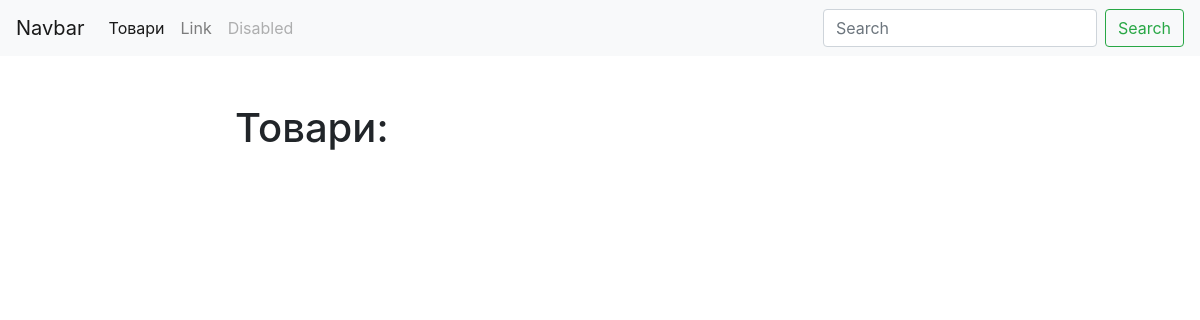
Page /storage/ on the earlier database version.
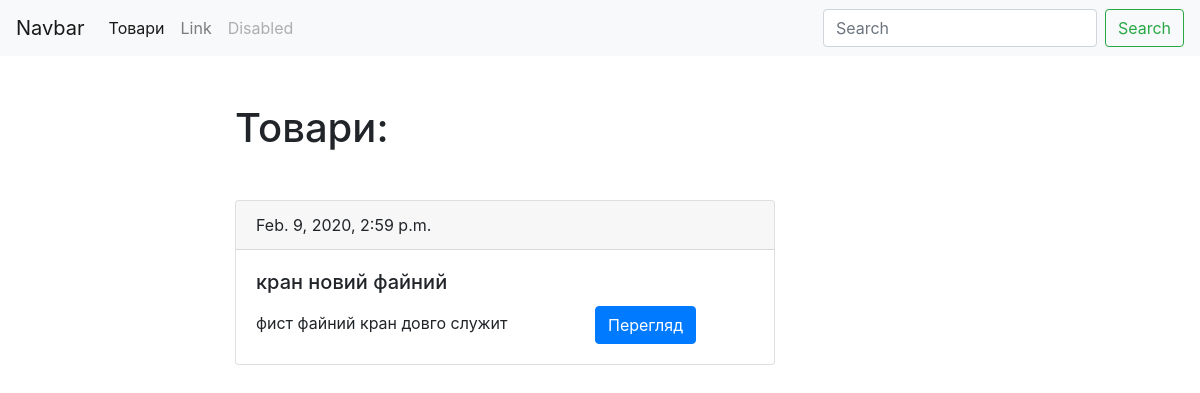
Same page on the later database version.
### storage/models.py (models this page shows, shortened)
class Product(models.Model):
    title = models.CharField(max_length=150, db_index=True)
    slug = models.SlugField(max_length=150, unique=True)
    body = models.TextField(blank=True, db_index=True)
    price = models.CharField(max_length=150, db_index=True)
    date_add = models.DateTimeField(auto_now_add=True)
    def get_absolute_url(self):
        return reverse('product_datail_url', kwargs={'slug': self.slug}) # revers for py file link for post detail

### storage/views.py (the view)
# urls.py: path('', products_lists, name= 'products_list_url'),
def products_lists(request):
    products = Product.objects.all()
    return render(request,'storage/index.html',context={'products':products})

### storage/templates/storage/index.html (shortened to what this page needs)
{% extends 'storage/base_shop.html'%}
{% block content%}
  <h1 class="mb-5">Товари:</h1>
  {% for product in products %}
    <div class="card mb-3">
      <div class="card-header">
        {{product.date_add}}
      </div>
      <div class="card-body">
        <h5 class="card-title">{{product.title}}</h5>
        <p class="card-text">{{product.body}}</<p>
        <a href="{{product.get_absolute_url}}" class="btn btn-primary offset-md-2">Перегляд</a>
      </div>
  </div>
  {% endfor%}
{% endblock%}

Differences in the rows shown:
added Product: date_add "Feb. 9, 2020, 2:59 p.m.", title "кран новий файний", body "фист файний кран довго служит"
